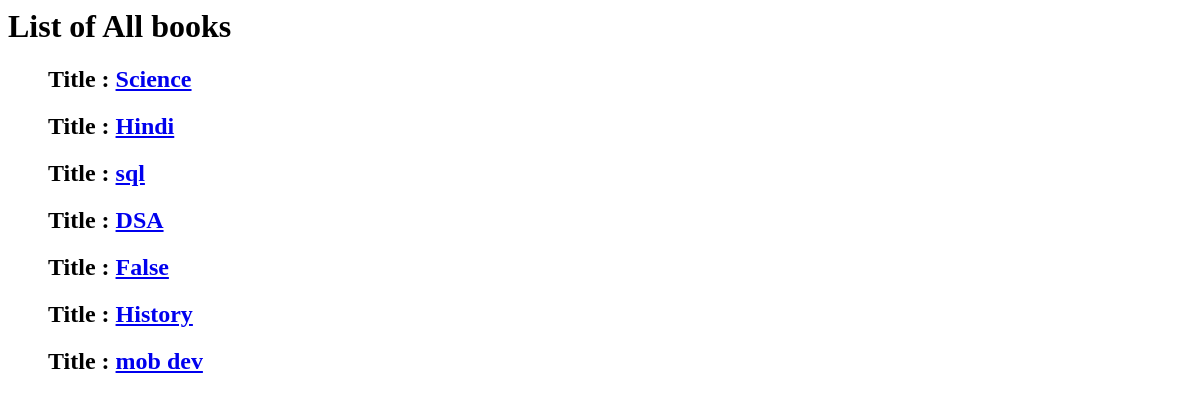
The app's page /, older data.
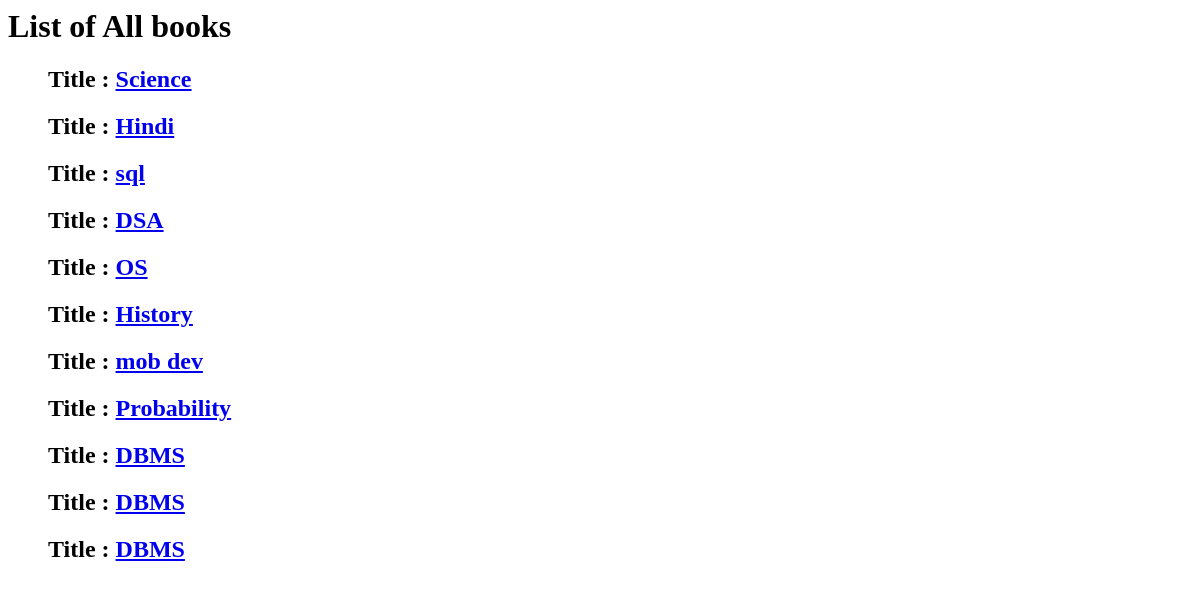
The same page, newer data.
### book/models.py (models this page shows, shortened)
class Book(models.Model):
    title = models.CharField(max_length=200)
    author = models.CharField(max_length=100)
    summary = models.TextField(max_length=1000)
    isbn = models.CharField('ISBN', max_length=13)

### book/views.py (the view)
# urls.py: path('' ,views.index),
def index(request):
    book_list = Book.objects.all()
    context ={'booklist':book_list}
    return render(request,'index.html',context)

### templates/index.html
{% load static %}
<h1>List of All books</h1>
{% for book in booklist %}
  <ul>
    <h2> Title : <a href="{% url 'booklist1' %}">{{ book.title }}</a></h2>
  </ul>
{% endfor %}

Row changes from the older to the newer data that the page shows:
changed Book (number 5 of 11 on the later page): title "False" → "OS"
added Book: title "Probability"
added Book: title "DBMS"
added Book: title "DBMS"
added Book: title "DBMS"
